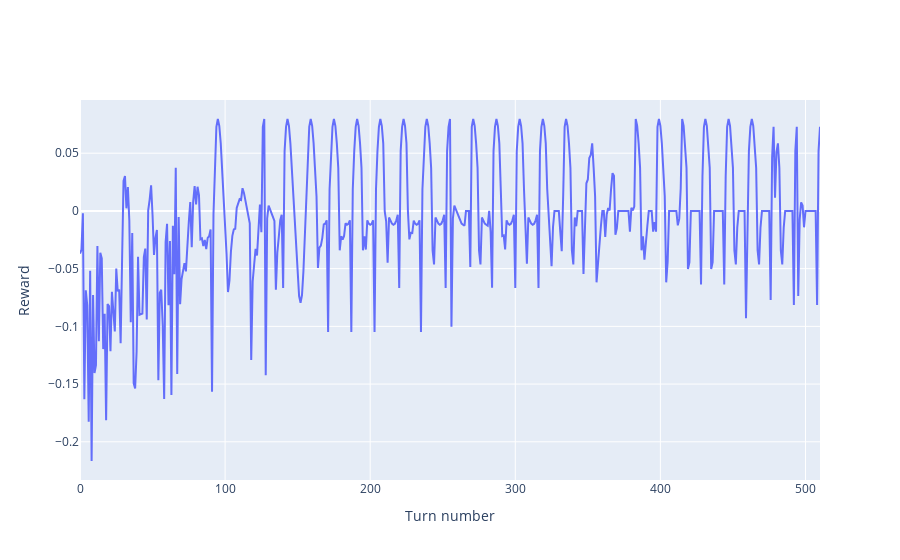

The notebook cell this image was saved under:
### Code cell
experiment.reward_plot(trader)

### Figure 1 — Plotly figure (JSON) as saved in the notebook; plotly's stock layout.template omitted (floating-point values rounded to 4 significant figures; data arrays with more than 128 entries replaced by an {"elided": "..."} marker saying what was removed)
{"data": [{"type": "scatter", "y": {"elided": "511 float values"}}], "layout": {"xaxis": {"title": {"text": "Turn number"}}, "yaxis": {"title": {"text": "Reward"}}}}
